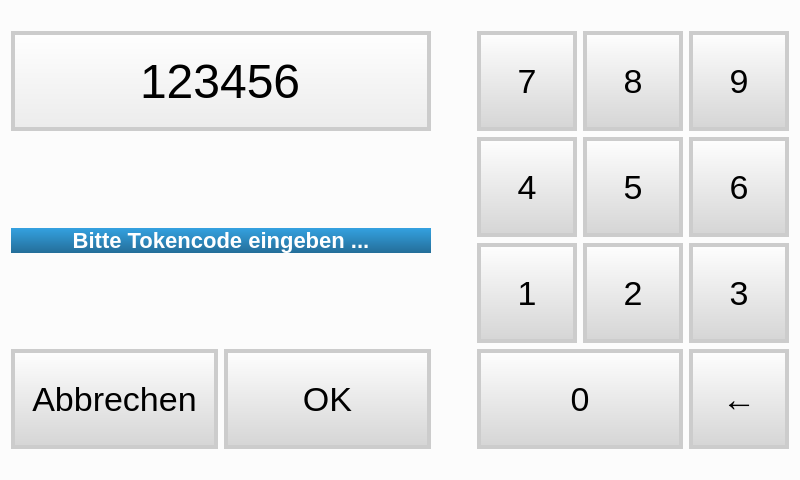
<?xml version="1.0" encoding="UTF-8"?>
<ui version="4.0">
 <class>CodeWindow</class>
 <widget class="QDialog" name="CodeWindow">
  <property name="geometry">
   <rect>
    <x>0</x>
    <y>0</y>
    <width>800</width>
    <height>480</height>
   </rect>
  </property>
  <property name="minimumSize">
   <size>
    <width>800</width>
    <height>480</height>
   </size>
  </property>
  <property name="windowTitle">
   <string>Dialog</string>
  </property>
  <property name="styleSheet">
   <string notr="true">QDialog {
	background-color: #FCFCFC;
}

QLineEdit {
	text-align: center center;
	border: 4px solid #CCC;
	border-radius: 0.5em;
	background-color: qlineargradient(spread:pad, x1:0, y1:0, x2:0, y2:1, stop:0  rgba(255, 255, 255, 255), stop:1 rgba(235, 235, 235, 255));
}

QLineEdit:disabled {
	color: black;
}

QLabel#message {
	color: white;
	background-color: qlineargradient(spread:pad, x1:0, y1:0, x2:0, y2:1, stop:0 rgba(52, 161, 224, 255), stop:1 rgba(36, 110, 153, 255));
	border-radius: 1em;
	padding: 1em;
	font-size: 22px;
	font-weight: bold;
}

#logo {
	image: url(resource/logo.png);
}

QPushButton, QToolButton {
	border: 4px solid #CCC;
	border-radius: 0.5em;
	background-color: qlineargradient(spread:pad, x1:0, y1:0, x2:0, y2:1, stop:0 rgba(255, 255, 255, 255), stop:1 rgba(212, 212, 212, 255));
	padding: 0.3em;
	font-size: 34px;
}

QPushButton:on, QToolButton:on {
	border-color: #85c441;
	background-color: qlineargradient(spread:pad, x1:0, y1:1, x2:0, y2:0, stop:0 rgba(255, 255, 255, 255), stop:1 rgba(212, 212, 212, 255));
}

QPushButton:pressed, QToolButton:pressed {
	border-color: #85c441;
	background-color: qlineargradient(spread:pad, x1:0, y1:1, x2:0, y2:0, stop:0 rgba(255, 255, 255, 255), stop:1 rgba(212, 212, 212, 255));
}</string>
  </property>
  <property name="modal">
   <bool>true</bool>
  </property>
  <layout class="QGridLayout" name="gridLayout_2">
   <item row="1" column="0">
    <layout class="QHBoxLayout" name="horizontalLayout">
     <item>
      <layout class="QVBoxLayout" name="verticalLayout">
       <item>
        <layout class="QHBoxLayout" name="horizontalLayout_2">
         <item>
          <widget class="QLineEdit" name="lineCode">
           <property name="enabled">
            <bool>false</bool>
           </property>
           <property name="minimumSize">
            <size>
             <width>0</width>
             <height>100</height>
            </size>
           </property>
           <property name="maximumSize">
            <size>
             <width>16777215</width>
             <height>16777215</height>
            </size>
           </property>
           <property name="font">
            <font>
             <pointsize>36</pointsize>
            </font>
           </property>
           <property name="text">
            <string>123456</string>
           </property>
           <property name="maxLength">
            <number>8</number>
           </property>
           <property name="alignment">
            <set>Qt::AlignCenter</set>
           </property>
          </widget>
         </item>
        </layout>
       </item>
       <item>
        <spacer name="verticalSpacer_2">
         <property name="orientation">
          <enum>Qt::Vertical</enum>
         </property>
         <property name="sizeHint" stdset="0">
          <size>
           <width>20</width>
           <height>40</height>
          </size>
         </property>
        </spacer>
       </item>
       <item>
        <widget class="QLabel" name="message">
         <property name="styleSheet">
          <string notr="true">QMainWindow {
	background-color: #FCFCFC;
}

QLabel#message {
	color: white;
	background-color: qlineargradient(spread:pad, x1:0, y1:0, x2:0, y2:1, stop:0 rgba(52, 161, 224, 255), stop:1 rgba(36, 110, 153, 255));
	border-radius: 1em;
	padding: 1em;
	font-size: 22px;
	font-weight: bold;
}

#logo {
	image: url(resource/logo.png);
}

QPushButton, QToolButton {
	border: 4px solid #CCC;
	border-radius: 0.5em;
	background-color: qlineargradient(spread:pad, x1:0, y1:0, x2:0, y2:1, stop:0 rgba(255, 255, 255, 255), stop:1 rgba(212, 212, 212, 255));
	text-align: bottom center;
	padding: 0.3em;
}

QPushButton:on, QToolButton:on {
	border-color: #85c441;
	background-color: qlineargradient(spread:pad, x1:0, y1:1, x2:0, y2:0, stop:0 rgba(255, 255, 255, 255), stop:1 rgba(212, 212, 212, 255));

}</string>
         </property>
         <property name="text">
          <string>Bitte Tokencode eingeben ...</string>
         </property>
         <property name="alignment">
          <set>Qt::AlignCenter</set>
         </property>
        </widget>
       </item>
       <item>
        <spacer name="verticalSpacer_3">
         <property name="orientation">
          <enum>Qt::Vertical</enum>
         </property>
         <property name="sizeHint" stdset="0">
          <size>
           <width>20</width>
           <height>40</height>
          </size>
         </property>
        </spacer>
       </item>
       <item>
        <layout class="QHBoxLayout" name="horizontalLayout_3">
         <item>
          <widget class="QPushButton" name="pushCancel">
           <property name="minimumSize">
            <size>
             <width>0</width>
             <height>100</height>
            </size>
           </property>
           <property name="font">
            <font>
             <pointsize>-1</pointsize>
            </font>
           </property>
           <property name="text">
            <string>Abbrechen</string>
           </property>
          </widget>
         </item>
         <item>
          <widget class="QPushButton" name="pushConfirm">
           <property name="minimumSize">
            <size>
             <width>70</width>
             <height>100</height>
            </size>
           </property>
           <property name="font">
            <font>
             <pointsize>-1</pointsize>
            </font>
           </property>
           <property name="text">
            <string>OK</string>
           </property>
          </widget>
         </item>
        </layout>
       </item>
      </layout>
     </item>
     <item>
      <spacer name="horizontalSpacer">
       <property name="orientation">
        <enum>Qt::Horizontal</enum>
       </property>
       <property name="sizeHint" stdset="0">
        <size>
         <width>40</width>
         <height>20</height>
        </size>
       </property>
      </spacer>
     </item>
     <item>
      <layout class="QGridLayout" name="gridLayout">
       <item row="1" column="2">
        <widget class="QPushButton" name="pushNo5">
         <property name="minimumSize">
          <size>
           <width>100</width>
           <height>100</height>
          </size>
         </property>
         <property name="font">
          <font>
           <pointsize>-1</pointsize>
          </font>
         </property>
         <property name="text">
          <string>5</string>
         </property>
        </widget>
       </item>
       <item row="0" column="2">
        <widget class="QPushButton" name="pushNo8">
         <property name="minimumSize">
          <size>
           <width>100</width>
           <height>100</height>
          </size>
         </property>
         <property name="font">
          <font>
           <pointsize>-1</pointsize>
          </font>
         </property>
         <property name="text">
          <string>8</string>
         </property>
        </widget>
       </item>
       <item row="0" column="3">
        <widget class="QPushButton" name="pushNo9">
         <property name="minimumSize">
          <size>
           <width>100</width>
           <height>100</height>
          </size>
         </property>
         <property name="font">
          <font>
           <pointsize>-1</pointsize>
          </font>
         </property>
         <property name="text">
          <string>9</string>
         </property>
        </widget>
       </item>
       <item row="1" column="3">
        <widget class="QPushButton" name="pushNo6">
         <property name="minimumSize">
          <size>
           <width>100</width>
           <height>100</height>
          </size>
         </property>
         <property name="font">
          <font>
           <pointsize>-1</pointsize>
          </font>
         </property>
         <property name="text">
          <string>6</string>
         </property>
        </widget>
       </item>
       <item row="0" column="1">
        <widget class="QPushButton" name="pushNo7">
         <property name="minimumSize">
          <size>
           <width>100</width>
           <height>100</height>
          </size>
         </property>
         <property name="font">
          <font>
           <pointsize>-1</pointsize>
          </font>
         </property>
         <property name="text">
          <string>7</string>
         </property>
        </widget>
       </item>
       <item row="1" column="1">
        <widget class="QPushButton" name="pushNo4">
         <property name="minimumSize">
          <size>
           <width>100</width>
           <height>100</height>
          </size>
         </property>
         <property name="font">
          <font>
           <pointsize>-1</pointsize>
          </font>
         </property>
         <property name="text">
          <string>4</string>
         </property>
        </widget>
       </item>
       <item row="2" column="2">
        <widget class="QPushButton" name="pushNo2">
         <property name="minimumSize">
          <size>
           <width>100</width>
           <height>100</height>
          </size>
         </property>
         <property name="font">
          <font>
           <pointsize>-1</pointsize>
          </font>
         </property>
         <property name="text">
          <string>2</string>
         </property>
        </widget>
       </item>
       <item row="2" column="1">
        <widget class="QPushButton" name="pushNo1">
         <property name="minimumSize">
          <size>
           <width>100</width>
           <height>100</height>
          </size>
         </property>
         <property name="font">
          <font>
           <pointsize>-1</pointsize>
          </font>
         </property>
         <property name="text">
          <string>1</string>
         </property>
        </widget>
       </item>
       <item row="2" column="3">
        <widget class="QPushButton" name="pushNo3">
         <property name="minimumSize">
          <size>
           <width>100</width>
           <height>100</height>
          </size>
         </property>
         <property name="font">
          <font>
           <pointsize>-1</pointsize>
          </font>
         </property>
         <property name="text">
          <string>3</string>
         </property>
        </widget>
       </item>
       <item row="3" column="1" colspan="2">
        <widget class="QPushButton" name="pushNo0">
         <property name="minimumSize">
          <size>
           <width>100</width>
           <height>100</height>
          </size>
         </property>
         <property name="font">
          <font>
           <pointsize>-1</pointsize>
          </font>
         </property>
         <property name="text">
          <string>0</string>
         </property>
        </widget>
       </item>
       <item row="3" column="3">
        <widget class="QPushButton" name="pushErase">
         <property name="minimumSize">
          <size>
           <width>100</width>
           <height>100</height>
          </size>
         </property>
         <property name="font">
          <font>
           <pointsize>-1</pointsize>
          </font>
         </property>
         <property name="text">
          <string>←</string>
         </property>
        </widget>
       </item>
      </layout>
     </item>
    </layout>
   </item>
   <item row="2" column="0">
    <spacer name="verticalSpacer_5">
     <property name="orientation">
      <enum>Qt::Vertical</enum>
     </property>
     <property name="sizeHint" stdset="0">
      <size>
       <width>20</width>
       <height>40</height>
      </size>
     </property>
    </spacer>
   </item>
   <item row="0" column="0">
    <spacer name="verticalSpacer">
     <property name="orientation">
      <enum>Qt::Vertical</enum>
     </property>
     <property name="sizeHint" stdset="0">
      <size>
       <width>20</width>
       <height>40</height>
      </size>
     </property>
    </spacer>
   </item>
  </layout>
 </widget>
 <resources/>
 <connections/>
</ui>
